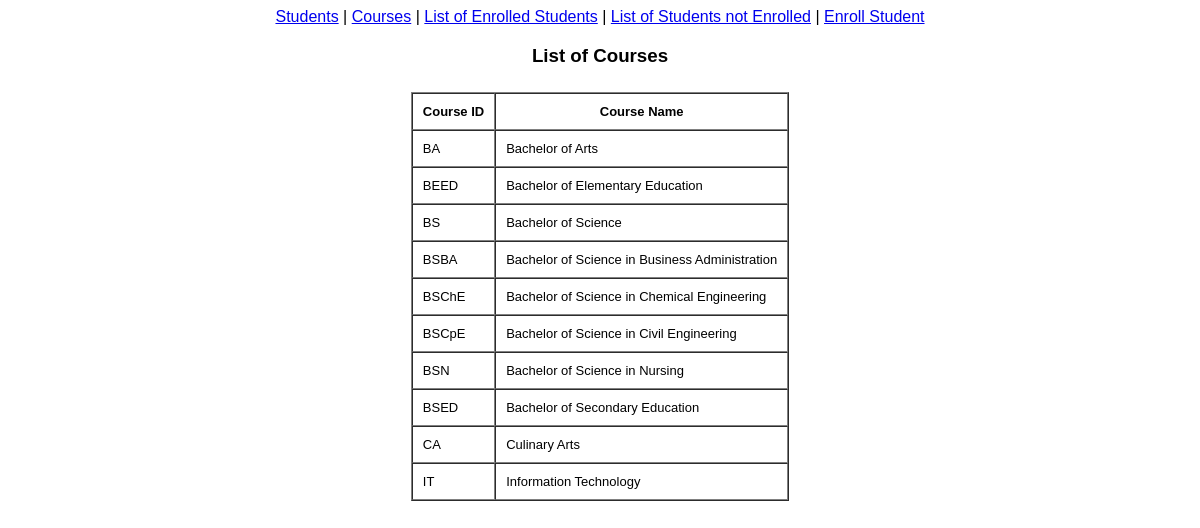
Page /htdocs/courses.php on the committed database.
### tables this page shows
CREATE TABLE `courses` (
  `course_code` varchar(40) NOT NULL,
  `description` varchar(100) DEFAULT NULL
);

### htdocs/courses.php (the view, shortened to what this page needs)
<?php
    include("header.php");
?>
    <h3> List of Courses </h3>
    <table border="1" cellspacing="0" cellpadding="10">
        <tr>
            <th>Course ID</th>
            <th>Course Name</th>
        </tr>
        <?php
            $sql = "SELECT * FROM courses ORDER BY `description` ASC";
            $query = mysqli_query($connection, $sql);
            while($result = mysqli_fetch_assoc($query)) {
                echo "<tr>";
                echo "<td>" . $result['course_code'] . "</td>";
                echo "<td>{$result['description']}</td>";
                echo "</tr>";
            }
        ?>
    </table>
    </center>
</body>
</html>

### htdocs/header.php (style rules this page uses)
* { font-family:Verdana, Geneva, Tahoma, sans-serif; }
table { margin-top:25px; }
th,td { font-size: 13px; }

### rows in the picture
courses: course_code "BA", description "Bachelor of Arts"
courses: course_code "BEED", description "Bachelor of Elementary Education"
courses: course_code "BS", description "Bachelor of Science"
courses: course_code "BSBA", description "Bachelor of Science in Business Administration"
courses: course_code "BSChE", description "Bachelor of Science in Chemical Engineering"
courses: course_code "BSCpE", description "Bachelor of Science in Civil Engineering"
courses: course_code "BSN", description "Bachelor of Science in Nursing"
courses: course_code "BSED", description "Bachelor of Secondary Education"
courses: course_code "CA", description "Culinary Arts"
courses: course_code "IT", description "Information Technology"
